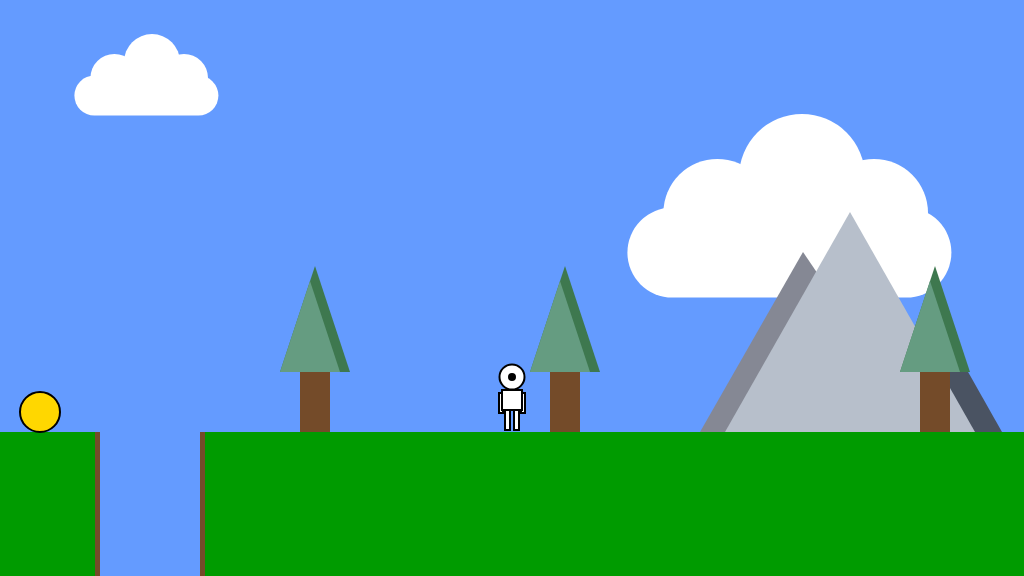
Frame 1 (no input)
Frame 60 (no input): identical to frame 1, image omitted
Frame 120 (the mouse pressed at the canvas centre since frame 60): identical to frame 1, image omitted

The p5.js sketch that drew this single still picture (run headless with seeded random() and noise() and a simulated clock; from frame 60 on, the mouse is pressed at the canvas centre):

// p5.js sketch
// ── sketch.js
/*

The Game Project 5

Multiple Interactables

*/

var gameChar_x;
var gameChar_y;
var floorPos_y;

var isLeft;
var isRight;
var isFalling;
var isPlummeting;

var collectable;
var canyons;
var clouds;
var mountains;
var trees;

var cameraPosX;
var groundWidth;

function setup() {
  // canvas size
  createCanvas(1024, 576);

  // INIT
  floorPos_y = (height * 3) / 4;
  gameChar_x = width / 2;
  gameChar_y = floorPos_y;
  cameraPosX = 0;
  groundWidth = 3000;

  trees = [
    { x_pos: 300, y_pos: height / 2 },
    { x_pos: 550, y_pos: height / 2 },
    { x_pos: 920, y_pos: height / 2 },
    { x_pos: 1055, y_pos: height / 2 },
    { x_pos: 1512, y_pos: height / 2 },
    { x_pos: 1927, y_pos: height / 2 },
    { x_pos: 2289, y_pos: height / 2 },
    { x_pos: 2700, y_pos: height / 2 },
    { x_pos: 2850, y_pos: height / 2 },
  ];

  canyons = [
    {
      x_pos: 100,
      y_pos: floorPos_y,
      width: 100,
    },
    {
      x_pos: 1200,
      y_pos: floorPos_y,
      width: 150,
    },
    {
      x_pos: 2420,
      y_pos: floorPos_y,
      width: 200,
    },
  ];

  collectable = {
    y_pos: floorPos_y,
    x_pos: 60,
    size: 40,
  };

  mountains = [
    {
      x_pos: 700,
      y_pos: 200,
    },
    {
      x_pos: 1500,
      y_pos: 200,
    },
    {
      x_pos: 2800,
      y_pos: 200,
    },
  ];

  clouds = [
    {
      x_pos: 40,
      y_pos: 50,
      scale: 0.8,
      speed: "slow",
    },
    {
      x_pos: 550,
      y_pos: 150,
      scale: 1.8,
      speed: "mid",
    },
    {
      x_pos: 1300,
      y_pos: 120,
      scale: 0.8,
      speed: "slow",
    },
    {
      x_pos: 1700,
      y_pos: 150,
      scale: 1.5,
      speed: "fast",
    },
    {
      x_pos: 2200,
      y_pos: 0,
      scale: 2.7,
      speed: "mid",
    },
    {
      x_pos: 4000,
      y_pos: 150,
      scale: 1.5,
      speed: "fast",
    },
    {
      x_pos: 3200,
      y_pos: 60,
      scale: 0.8,
      speed: "slow",
    },
  ];

  // Game Character Positions
  isLeft = false;
  isRight = false;
  isFalling = false;
  isPlummeting = false;
}

function draw() {
  // blue sky
  background(100, 155, 255);

  // green ground
  noStroke();
  fill(0, 155, 0);
  rect(0, floorPos_y, width, height - floorPos_y);

  // Side Scrolling [start]
  push();
  translate(-cameraPosX, 0);

  // CLOUDS
  drawClouds(clouds);

  // MOUNTAIN
  drawMountains(mountains);

  // CANYON
  drawCanyons(canyons);

  // TREES
  drawTrees(trees);

  // GAME CHARACTER
  if (isLeft && isFalling) {
    // jumping-left
    fill(255);
    stroke(0);
    strokeWeight(2);
    // head
    ellipse(gameChar_x, gameChar_y - 55, 25, 25);
    // legs
    noFill();
    strokeWeight(4);
    beginShape();
    vertex(gameChar_x - 1, gameChar_y - 22);
    vertex(gameChar_x - 3, gameChar_y - 17);
    vertex(gameChar_x, gameChar_y - 10);
    endShape();

    fill(255);
    strokeWeight(2);
    // body
    rect(gameChar_x - 5, gameChar_y - 42, 10, 20);
    // hands
    rect(gameChar_x - 2, gameChar_y - 39, 4, 20);
    // nose
    fill(0);
    ellipse(gameChar_x - 10, gameChar_y - 55, 6, 6);

    strokeWeight(1);
  } else if (isRight && isFalling) {
    // jumping-right
    fill(255);
    stroke(0);
    strokeWeight(2);
    // head
    ellipse(gameChar_x, gameChar_y - 55, 25, 25);
    // legs
    noFill();
    strokeWeight(4);
    beginShape();
    vertex(gameChar_x - 1, gameChar_y - 22);
    vertex(gameChar_x + 2, gameChar_y - 17);
    vertex(gameChar_x - 3, gameChar_y - 10);
    endShape();

    fill(255);
    strokeWeight(2);
    // body
    rect(gameChar_x - 5, gameChar_y - 42, 10, 20);
    // hands
    rect(gameChar_x - 2, gameChar_y - 39, 4, 20);
    // nose
    fill(0);
    ellipse(gameChar_x + 10, gameChar_y - 55, 6, 6);

    strokeWeight(1);
  } else if (isLeft) {
    // walking left
    fill(255);
    stroke(0);
    strokeWeight(2);
    // head
    ellipse(gameChar_x, gameChar_y - 55, 25, 25);
    // legs
    rect(gameChar_x - 2, gameChar_y - 25, 5, 20);
    rect(gameChar_x - 4, gameChar_y - 22, 5, 20);
    // body
    rect(gameChar_x - 5, gameChar_y - 42, 10, 20);
    // hands
    rect(gameChar_x - 2, gameChar_y - 39, 4, 20);

    // nose
    fill(0);
    ellipse(gameChar_x - 10, gameChar_y - 55, 6, 6);

    strokeWeight(1);
  } else if (isRight) {
    // walking right
    fill(255);
    stroke(0);
    strokeWeight(2);
    // head
    ellipse(gameChar_x, gameChar_y - 55, 25, 25);
    // legs
    rect(gameChar_x - 4, gameChar_y - 25, 5, 20);
    rect(gameChar_x - 2, gameChar_y - 22, 5, 20);
    // body
    rect(gameChar_x - 5, gameChar_y - 42, 10, 20);
    // hands
    rect(gameChar_x - 2, gameChar_y - 39, 4, 20);

    // nose
    fill(0);
    ellipse(gameChar_x + 10, gameChar_y - 55, 6, 6);

    strokeWeight(1);
  } else if (isFalling || isPlummeting) {
    // jumping facing forwards
    stroke(0);
    strokeWeight(2);
    fill(255);

    // head
    ellipse(gameChar_x, gameChar_y - 55, 25, 25);
    // legs
    noFill();
    strokeWeight(4);
    beginShape();
    vertex(gameChar_x - 4, gameChar_y - 22);
    vertex(gameChar_x - 7, gameChar_y - 17);
    vertex(gameChar_x - 4, gameChar_y - 10);
    endShape();
    beginShape();
    vertex(gameChar_x + 4, gameChar_y - 22);
    vertex(gameChar_x + 7, gameChar_y - 17);
    vertex(gameChar_x + 4, gameChar_y - 10);
    endShape();
    strokeWeight(2);

    fill(255);
    // hands
    rect(gameChar_x - 13, gameChar_y - 39, 4, 20);
    rect(gameChar_x + 9, gameChar_y - 39, 4, 20);
    // body
    rect(gameChar_x - 10, gameChar_y - 42, 20, 20);
    // nose
    fill(0);
    ellipse(gameChar_x, gameChar_y - 53, 6, 6);

    strokeWeight(1);
  } else {
    // standing front facing
    stroke(0);
    strokeWeight(2);
    fill(255);

    // head
    ellipse(gameChar_x, gameChar_y - 55, 25, 25);
    // hands
    rect(gameChar_x - 13, gameChar_y - 39, 4, 20);
    rect(gameChar_x + 9, gameChar_y - 39, 4, 20);
    // body
    rect(gameChar_x - 10, gameChar_y - 42, 20, 20);
    // legs
    rect(gameChar_x - 7, gameChar_y - 22, 5, 20);
    rect(gameChar_x + 2, gameChar_y - 22, 5, 20);

    // nose
    fill(0);
    ellipse(gameChar_x, gameChar_y - 55, 6, 6);
  }

  // COLLECTABLE
  drawCollectable(collectable);

  // Side Scrolling [end]
  pop();

  // INTERACTION CODE
  // move character left and right
  if (isLeft) {
    gameChar_x = constrain(gameChar_x - 3, 0 + 15, groundWidth - 15);

    // shift the camera only when Game Character is at the center
    if (gameChar_x >= width / 2 && gameChar_x < groundWidth - width / 2) {
      cameraPosX = constrain(cameraPosX - 3, 0, groundWidth - width);

      // cloud parallax
      for (let i = 0; i < clouds.length; i++) {
        if (clouds[i].speed == "slow") {
          clouds[i].x_pos += 1;
        } else if (clouds[i].speed == "mid") {
          clouds[i].x_pos += 2;
        } else if (clouds[i].speed == "fast") {
          clouds[i].x_pos += 3;
        }
      }

      // mountains parallax
      for (let i = 0; i < mountains.length; i++) {
        mountains[i].x_pos += 0.2;
      }
    }
  }

  if (isRight) {
    gameChar_x = constrain(gameChar_x + 3, 0 + 15, groundWidth - 15);

    // shift the camera only when Game Character is at the center
    if (gameChar_x >= width / 2 && gameChar_x < groundWidth - width / 2) {
      cameraPosX = constrain(cameraPosX + 3, 0, groundWidth - width);

      // cloud parallax
      for (let i = 0; i < clouds.length; i++) {
        if (clouds[i].speed == "slow") {
          clouds[i].x_pos -= 1;
        } else if (clouds[i].speed == "mid") {
          clouds[i].x_pos -= 2;
        } else if (clouds[i].speed == "fast") {
          clouds[i].x_pos -= 3.5;
        }
      }

      // mountains parallax
      for (let i = 0; i < mountains.length; i++) {
        mountains[i].x_pos -= 0.2;
      }
    }
  }

  // gravity effect
  if (gameChar_y < floorPos_y) {
    gameChar_y += 1;
    isFalling = true;
  } else {
    isFalling = false;
  }
  if (isPlummeting) {
    gameChar_y += 5;
  }

  // interaction with collectable item
  interactWithCollectable(collectable, canyons);

  // falling into canyons
  interactWithCanyons(canyons);
}

// p5.js functions
function keyPressed() {
  // when 'a' of left-arrow is pressed
  if ((keyCode == 65 || keyCode == 37) && !isPlummeting) {
    isLeft = true;
  }

  // when 'd' or right-arrow is pressed
  if ((keyCode == 68 || keyCode == 39) && !isPlummeting) {
    isRight = true;
  }

  // when 'w' or top-arrow is pressed
  if ((keyCode == 87 || keyCode == 38) && !isFalling && !isPlummeting) {
    gameChar_y -= 100;
  }
}

function keyReleased() {
  // when 'a' or left-arrow is released
  if (keyCode == 65 || keyCode == 37) {
    isLeft = false;
  }

  // when 'd' or right-arrow is released
  if (keyCode == 68 || keyCode == 39) {
    isRight = false;
  }
}

// custom functions
function drawClouds(cloudsData) {
  fill(255);
  for (let i = 0; i < cloudsData.length; i++) {
    rect(
      cloudsData[i].x_pos + 43 * cloudsData[i].scale,
      cloudsData[i].y_pos + 32 * cloudsData[i].scale,
      180 * cloudsData[i].scale,
      50 * cloudsData[i].scale,
      25 * cloudsData[i].scale
    );
    // ellipse(193, 85, 60, 60);
    ellipse(
      cloudsData[i].x_pos + 93 * cloudsData[i].scale,
      cloudsData[i].y_pos + 35 * cloudsData[i].scale,
      60 * cloudsData[i].scale,
      60 * cloudsData[i].scale
    );
    ellipse(
      cloudsData[i].x_pos + 140 * cloudsData[i].scale,
      cloudsData[i].y_pos + 15 * cloudsData[i].scale,
      70 * cloudsData[i].scale,
      70 * cloudsData[i].scale
    );
    ellipse(
      cloudsData[i].x_pos + 180 * cloudsData[i].scale,
      cloudsData[i].y_pos + 35 * cloudsData[i].scale,
      60 * cloudsData[i].scale,
      60 * cloudsData[i].scale
    );
  }
}

function drawMountains(mountainsData) {
  for (let i = 0; i < mountainsData.length; i++) {
    fill(133, 136, 148);
    triangle(
      mountainsData[i].x_pos,
      mountainsData[i].y_pos + 232,
      mountainsData[i].x_pos + 103,
      mountainsData[i].y_pos + 52,
      mountainsData[i].x_pos + 225,
      mountainsData[i].y_pos + 232
    );
    fill(74, 83, 98);
    triangle(
      mountainsData[i].x_pos + 175,
      mountainsData[i].y_pos + 232,
      mountainsData[i].x_pos + 250,
      mountainsData[i].y_pos + 140,
      mountainsData[i].x_pos + 302,
      mountainsData[i].y_pos + 232
    );
    fill(183, 191, 203);
    triangle(
      mountainsData[i].x_pos + 25,
      mountainsData[i].y_pos + 232,
      mountainsData[i].x_pos + 150,
      mountainsData[i].y_pos + 12,
      mountainsData[i].x_pos + 275,
      mountainsData[i].y_pos + 232
    );
  }
}

function drawTrees(treesData) {
  for (let i = 0; i < treesData.length; i++) {
    fill(116, 75, 41);
    rect(treesData[i].x_pos, treesData[i].y_pos + 84, 30, 60); // stem
    fill(62, 120, 79); // green shade 1
    triangle(
      treesData[i].x_pos - 20,
      372,
      treesData[i].x_pos + 15,
      266,
      treesData[i].x_pos + 50,
      372
    );
    fill(101, 156, 129); // green shade 2
    triangle(
      treesData[i].x_pos - 20,
      372,
      treesData[i].x_pos + 10,
      281,
      treesData[i].x_pos + 40,
      372
    );
  }
}

function drawCanyons(canyonsData) {
  noStroke();
  for (let i = 0; i < canyonsData.length; i++) {
    fill(116, 75, 41);
    rect(
      canyonsData[i].x_pos - 5,
      canyonsData[i].y_pos,
      canyonsData[i].width + 10,
      height - floorPos_y
    );
    fill(100, 155, 255);
    rect(
      canyonsData[i].x_pos,
      canyonsData[i].y_pos,
      canyonsData[i].width,
      height - floorPos_y
    );
  }
}

function drawCollectable(collectableData) {
  strokeWeight(2);
  stroke(0);
  fill(255, 215, 0);
  ellipse(
    collectableData.x_pos - collectableData.size / 2,
    collectableData.y_pos - collectableData.size / 2,
    collectableData.size,
    collectableData.size
  );
}

function interactWithCollectable(collectableData, canyonsData) {
  const collectableAndCharacterDst = dist(
    collectableData.x_pos - collectableData.size / 2,
    collectableData.y_pos - collectableData.size / 2,
    gameChar_x,
    gameChar_y
  );
  if (collectableAndCharacterDst <= collectableData.size) {
    // make a new collectible item when the current one is found
    // TRY 3 TIMES TO GET THE RULES RIGHT -> `canyonsData.length * 3`
    for (let i = 0; i < canyonsData.length * 3; i++) {
      // RULE 1 - collectible must be in the viewable portion of the screen
      collectableData.x_pos = random(
        cameraPosX + collectableData.size / 2,
        cameraPosX + width - collectableData.size / 2
      );
      // RULE 2 - collectible must not be above a canyon
      if (
        collectableData.x_pos > canyonsData[i % canyonsData.length].x_pos &&
        collectableData.x_pos <
          canyonsData[i % canyonsData.length].x_pos +
            canyonsData[i % canyonsData.length].width
      ) {
        continue;
      } else {
        break;
      }
    }
  }
}

function interactWithCanyons(canyonsData) {
  for (let i = 0; i < canyonsData.length; i++) {
    if (
      gameChar_x > canyonsData[i].x_pos &&
      gameChar_x < canyonsData[i].x_pos + canyonsData[i].width
    ) {
      if (gameChar_y >= floorPos_y) {
        isPlummeting = true;
        break;
      }
    }
  }
}
